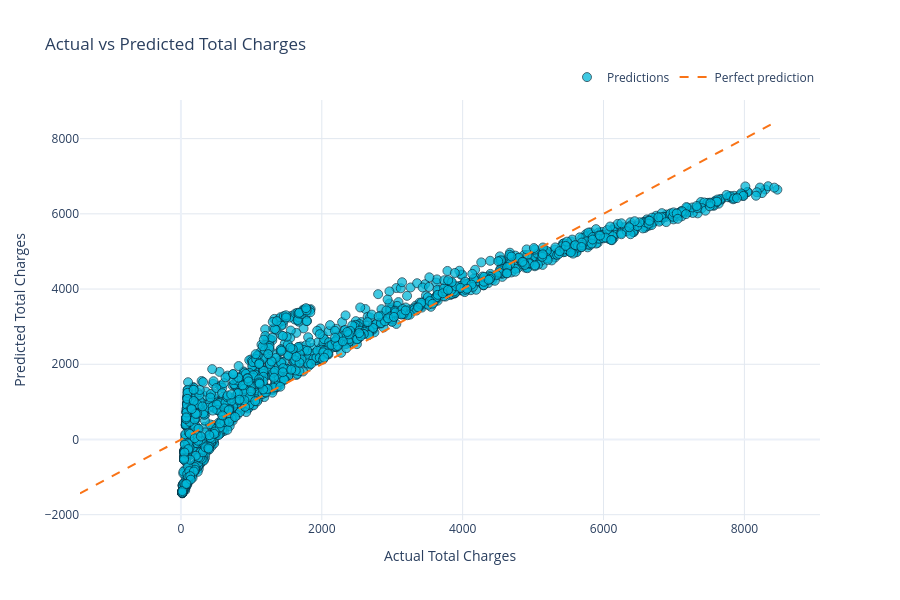

Notebook cell for this chart:
### Markdown cell above
#### **Visualization**

### Code cell
import plotly.graph_objects as go

min_value = min(
    y_test.min(),
    y_pred.min()
)

max_value = max(
    y_test.max(),
    y_pred.max()
)

fig = go.Figure()

fig.add_trace(
    go.Scatter(
        x=y_test,
        y=y_pred,
        mode="markers",
        name="Predictions",
        marker={
            "color": "#00B8D9",
            "size": 9,
            "opacity": 0.75,
            "line": {
                "color": "#083344",
                "width": 1
            }
        },
        customdata=np.column_stack((y_test, y_pred)),
        hovertemplate=(
            "Actual: %{customdata[0]:,.2f}<br>"
            "Predicted: %{customdata[1]:,.2f}<br>"
            "Error: %{y-x:,.2f}<extra></extra>"
        )
    )
)

fig.add_trace(
    go.Scatter(
        x=[min_value, max_value],
        y=[min_value, max_value],
        mode="lines",
        name="Perfect prediction",
        line={
            "color": "#F97316",
            "width": 2,
            "dash": "dash"
        },
        hoverinfo="skip"
    )
)

fig.update_layout(
    title="Actual vs Predicted Total Charges",
    xaxis_title="Actual Total Charges",
    yaxis_title="Predicted Total Charges",
    template="plotly_white",
    hovermode="closest",
    height=600,
    legend={
        "orientation": "h",
        "yanchor": "bottom",
        "y": 1.02,
        "xanchor": "right",
        "x": 1
    }
)

fig.update_xaxes(showgrid=True, gridcolor="#E2E8F0")
fig.update_yaxes(showgrid=True, gridcolor="#E2E8F0")

fig.show()

### Figure 1 — Plotly figure (JSON) as saved in the notebook; plotly's stock layout.template omitted (floating-point values rounded to 4 significant figures; data arrays with more than 128 entries replaced by an {"elided": "..."} marker saying what was removed)
{"data": [{"customdata": {"elided": "1402x2 float values"}, "hovertemplate": "Actual: %{customdata[0]:,.2f}<br>Predicted: %{customdata[1]:,.2f}<br>Error: %{y-x:,.2f}<extra></extra>", "marker": {"color": "#00B8D9", "line": {"color": "#083344", "width": 1}, "opacity": 0.75, "size": 9}, "mode": "markers", "name": "Predictions", "type": "scatter", "x": {"elided": "1402 float values"}, "y": {"elided": "1402 float values"}}, {"hoverinfo": "skip", "line": {"color": "#F97316", "dash": "dash", "width": 2}, "mode": "lines", "name": "Perfect prediction", "type": "scatter", "x": [-1433.0, 8468.0], "y": [-1433.0, 8468.0]}], "layout": {"height": 600, "hovermode": "closest", "legend": {"orientation": "h", "x": 1, "xanchor": "right", "y": 1.02, "yanchor": "bottom"}, "title": {"text": "Actual vs Predicted Total Charges"}, "xaxis": {"gridcolor": "#E2E8F0", "showgrid": true, "title": {"text": "Actual Total Charges"}}, "yaxis": {"gridcolor": "#E2E8F0", "showgrid": true, "title": {"text": "Predicted Total Charges"}}}}
